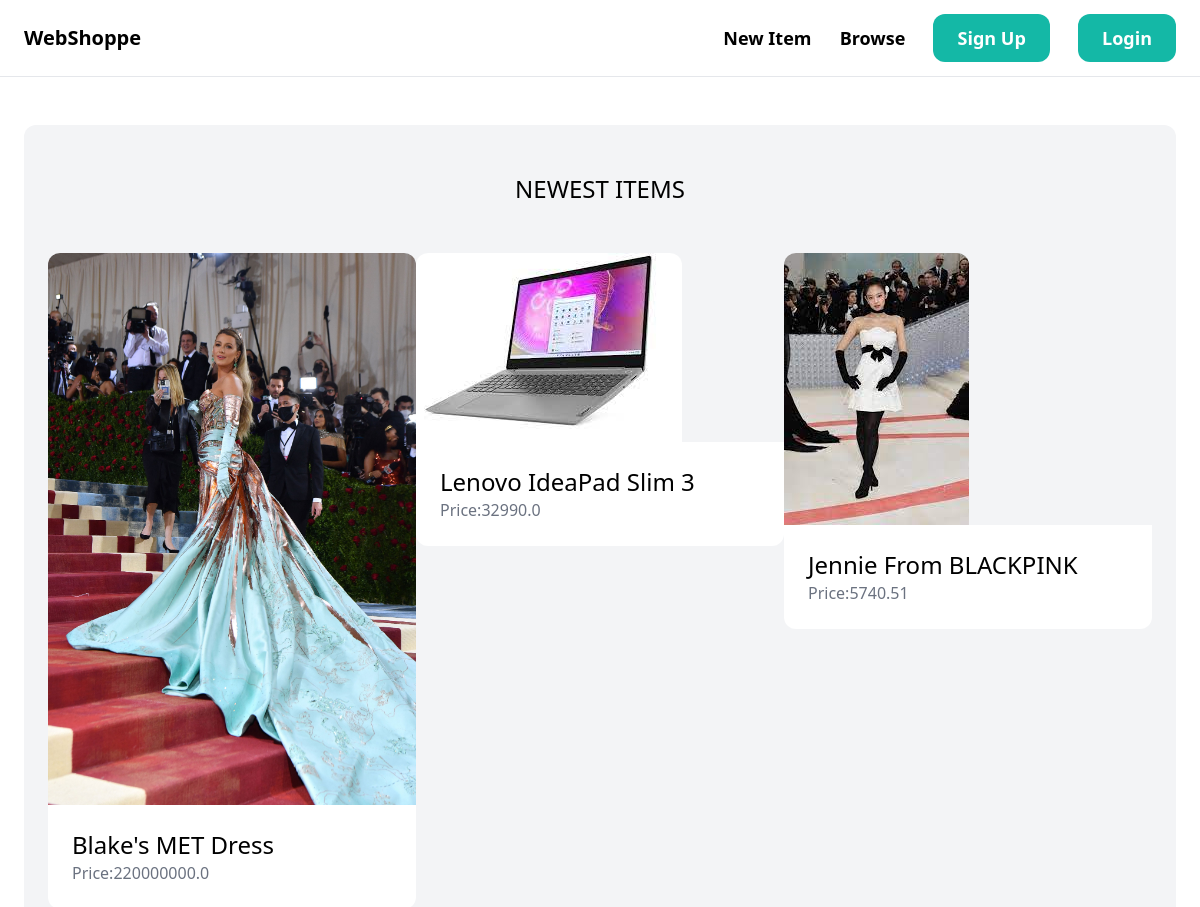
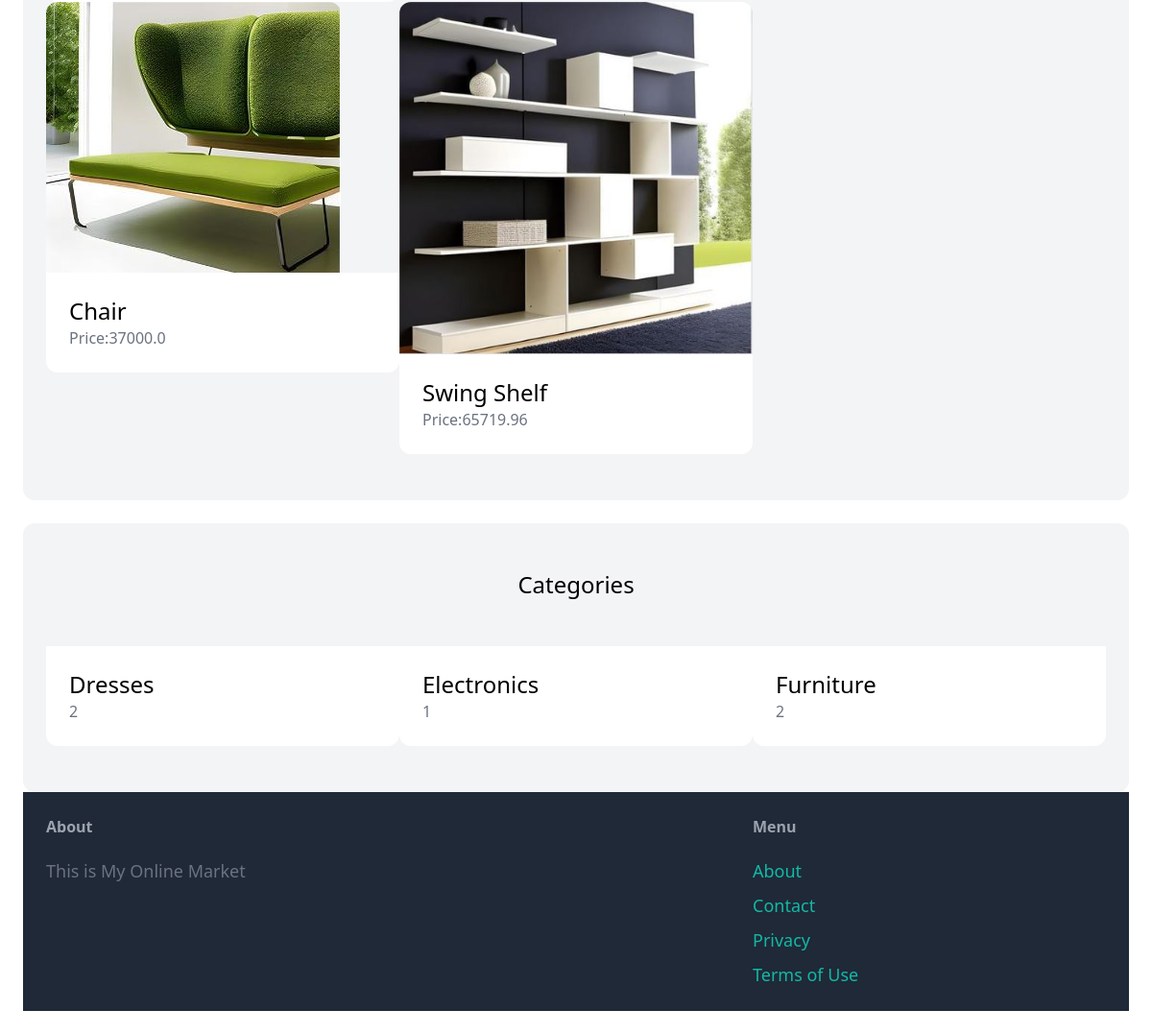
The page / on the database its author committed (2 pictures, top to bottom).
### items/models.py (models this page shows, shortened)
class Item(models.Model):
        category=models.ForeignKey(Category,related_name='items',on_delete=models.CASCADE)
        name=models.CharField(max_length=255)
        description=models.TextField(blank=True,null=True)
        price=models.FloatField(null=True)
        image=models.ImageField(upload_to='item_images',blank=True,null=True)
        is_sold=models.BooleanField(default=False)
        created_by=models.ForeignKey(User,related_name='items',on_delete=models.CASCADE)
        created_at=models.DateTimeField(auto_now_add=True)

class Category(models.Model):
    name=models.CharField(max_length=255)
    class Meta:
        verbose_name_plural='Categories' #correction of django default spellings
        ordering=('name',) #alphabetical order

### core/views.py (the view)
# urls.py: path('', views.index, name='index'),
def index(request):
    items=Item.objects.filter(is_sold=False)[0:6]#to get 6 unsold items to appear
    categories=Category.objects.all()
    return render(request,'core/index.html',{
        'categories':categories,
        'items':items,
    })

### core/templates/core/index.html (shortened to what this page needs)
{% extends 'core/base.html' %}
{% block content %}
<div class="mt-6 px-6 py-12 bg-gray-100 rounded-xl">
    <h2 class="mb-12 text-2xl text-center">NEWEST ITEMS</h2>
    <div class="grid grid-cols-3 gap">
        {% for item in items %}
        <div>
            <a href="{% url 'item:detail' item.id %}">
                <div>
                    <img src="{{item.image.url}}" class="rounded-t-xl">
                </div>
                <div class="p-6 bg-white rounded-b-xl">
                    <h2 class="text-2xl">{{item.name}}</h2>
                    <p class="text-gray-500">Price:{{item.price}}</p>
                </div>
            </a>
        </div>
        {% endfor %}
    </div>
</div>
<div class="mt-6 px-6 py-12 bg-gray-100 rounded-xl">
    <h2 class="mb-12 text-2xl text-center">Categories</h2>
    <div class="grid grid-cols-3 gap">
        {% for category in categories %}
        <div>
            <a href="#">
                <div class="p-6 bg-white rounded-b-xl">
                    <h2 class="text-2xl">{{category.name}}</h2>
                    <p class="text-gray-500">{{category.items.count}}</p>
                </div>
            </a>
        </div>
        {% endfor %}
    </div>
{% endblock %}

### core/templates/core/base.html (shortened to what this page needs)
<!DOCTYPE html>
<html lang="en">
<head>
    <script src="https://cdn.tailwindcss.com"></script>
</head>
<body>
    <nav class="py-6 px-6 flex justify-between items-center border-b border-gray-200">
        <a href="/" class="text-xl font-semibold">WebShoppe</a>
        <div class="space-x-6">
            <a href="{% url 'item:new' %}" class="text-lg font-semibold hover:text-gray-500">New Item</a>
            <a href="#" class="text-lg font-semibold hover:text-gray-500">Browse</a>
            {% if request.user.is_authenticated %}
            <a href="#" class="px-6 py-3 text-lg font-semibold bg-teal-500 text-white rounded-xl hover:bg-teal-700">Inbox</a>
            <a href="#" class="px-6 py-3 text-lg font-semibold bg-teal-500 text-white rounded-xl hover:bg-teal-700">Dashboard</a>
            {% else %}
                <a href="{% url 'core:signup' %}" class="px-6 py-3 text-lg font-semibold bg-teal-500 text-white rounded-xl hover:bg-teal-700">Sign Up</a>
                <a href="{% url 'core:login' %}" class="px-6 py-3 text-lg font-semibold bg-teal-500 text-white rounded-xl hover:bg-teal-700">Login</a>
            {% endif %}
        </div>
    </nav>
    <div class="px-6 py-6">
        {% block content %}
       {% endblock %}
        </div>
        <footer class="py-6 px-6 flex justify-between bg-gray-800">
            <div class="w-2/3 pr-10">
                <h3 class="mb-5 font-semibold text-gray-400">About</h3>
                <p class="text-lg text-gray-500">This is My Online Market</p>
            </div>
            <div class="w-1/3">
                <h3 class="mb-5 font-semibold text-gray-400">Menu</h3>
                <ul class="space-y-2">
                    <li><a href="#" class="text-lg text-teal-500 hover:text-teal-700">About</a></li>
                    <li><a href="{% url 'core:contact'%}" class="text-lg text-teal-500 hover:text-teal-700">Contact</a></li>
                    <li><a href="#" class="text-lg text-teal-500 hover:text-teal-700">Privacy</a></li>
                    <li><a href="#" class="text-lg text-teal-500 hover:text-teal-700">Terms of Use</a></li>
                </ul>
            </div>
        </footer>
</body>
</html>

### rows shown on the page
Item: image (picture), name "Blake's MET Dress", price "220000000.0"
Item: image (picture), name "Lenovo IdeaPad Slim 3", price "32990.0"
Item: image (picture), name "Jennie From BLACKPINK", price "5740.51"
Item: image (picture), name "Chair", price "37000.0"
Item: image (picture), name "Swing Shelf", price "65719.96"
Category: name "Dresses", items.count "2"
Category: name "Electronics", items.count "1"
Category: name "Furniture", items.count "2"
